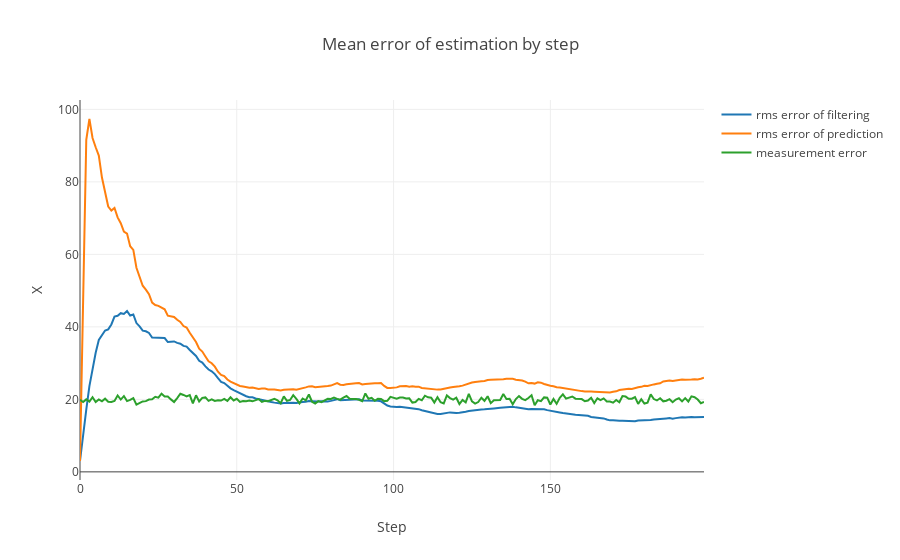

The cell this chart's notebook holds for it:
### Code cell
data = [
    go.Scatter(
        y=rms_f_error,
        name='rms error of filtering'
    ),
    go.Scatter(
        y=rms_X7_error,
        name='rms error of prediction'
    ),
    go.Scatter(
        y=true_error,
        name='measurement error'
    ),
]

layout= go.Layout(
    title= 'Mean error of estimation by step',
    xaxis= dict(
        title= 'Step',
    ),
    yaxis=dict(
        title= 'X',
    ),
    showlegend= True
)
fig= go.Figure(data=data, layout=layout)
iplot(fig)

### Figure 1 — Plotly figure (JSON) as saved in the notebook; plotly's stock layout.template omitted (floating-point values rounded to 4 significant figures; data arrays with more than 128 entries replaced by an {"elided": "..."} marker saying what was removed)
{"data": [{"name": "rms error of filtering", "type": "scatter", "uid": "41e83f02-d067-11e8-b1e0-b870f4b4aa68", "y": {"elided": "200 float values"}}, {"name": "rms error of prediction", "type": "scatter", "uid": "41e83f03-d067-11e8-a12c-b870f4b4aa68", "y": {"elided": "200 float values"}}, {"name": "measurement error", "type": "scatter", "uid": "41e83f04-d067-11e8-8df4-b870f4b4aa68", "y": {"elided": "200 float values"}}], "layout": {"showlegend": true, "title": "Mean error of estimation by step", "xaxis": {"title": "Step"}, "yaxis": {"title": "X"}}}
